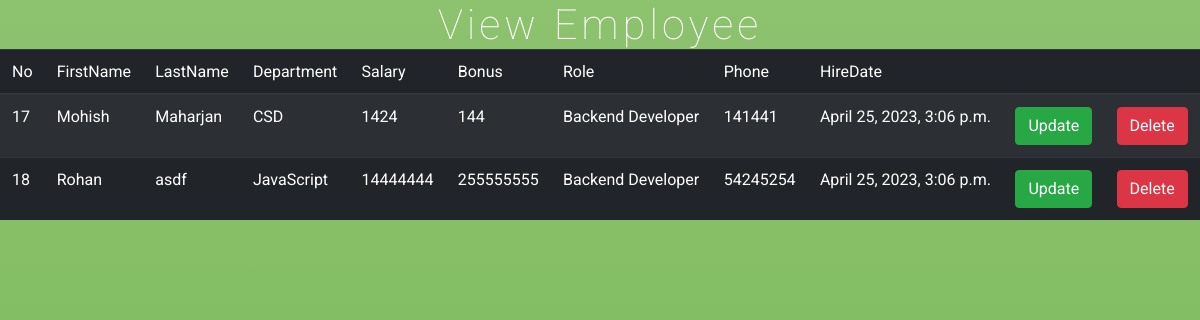
The app's page /read/ (signed in) with its own data.
### EmployeeApp/models.py (models this page shows, shortened)
class Employee(models.Model):
  first_name = models.CharField(max_length=100,null=False)
  last_name = models.CharField(max_length=100)
  dept = models.ForeignKey(Department,on_delete=models.CASCADE)
  salary = models.IntegerField(default=0)
  bonus = models.IntegerField(default=0)
  Role = models.ForeignKey(Role,on_delete=models.CASCADE)
  phone = models.IntegerField(default=0)
  hire_date = models.DateTimeField(default=timezone.now)

class Department(models.Model):
  name = models.CharField(max_length=100,null=False)
  location = models.CharField(max_length=100)
  def __str__(self):
    return self.name

class Role(models.Model):
  name = models.CharField(max_length=100,null=False)
  def __str__(self):
    return self.name

### EmployeeApp/views.py (the view)
# urls.py: path("read/", views.readEmployee,name='viewEmployee'),
@login_required
def readEmployee(request):
  read = Employee.objects.all()
  context ={'read':read}
  return render(request,'EmployeeApp/read.html',context)

### EmployeeApp/templates/EmployeeApp/read.html
{% extends 'main.html' %} {% block content %}
<h1>View Employee</h1>
<table class="table table-striped table-dark">
	<thead>
		<tr>
			<th>No</th>
			<th scope="col">FirstName</th>
			<th scope="col">LastName</th>
			<th scope="col">Department</th>
			<th scope="col">Salary</th>
			<th scope="col">Bonus</th>
			<th scope="col">Role</th>
			<th scope="col">Phone</th>
			<th scope="col">HireDate</th>
			<th></th>
			<th></th>
		</tr>
	</thead>
	<tbody>
		{% for i in read %}
		<tr>
			<td>{{i.id}}</td>
			<td>{{i.first_name}}</td>
			<td>{{i.last_name}}</td>
			<td>{{i.dept}}</td>
			<td>{{i.salary}}</td>
			<td>{{i.bonus}}</td>
			<td>{{i.Role}}</td>
			<td>{{i.phone}}</td>
			<td>{{i.hire_date}}</td>
			<td>
				<a href="{% url 'updateEmployee' i.id %}">
					<button type="button" class="btn btn-success">Update</button>
				</a>
			</td>
			<td>
				<a class="check" href="{% url 'deleteEmployee' i.id %}">
					<button type="button" class="btn btn-danger">Delete</button>
				</a>
			</td>
		</tr>
		{% endfor %}
	</tbody>
</table>
{% endblock content %}

### templates/main.html (shortened to what this page needs)
{% load static %}
<!DOCTYPE html>
<html lang="en">
	<head>
		<link
			href="https://cdn.jsdelivr.net/npm/bootstrap@5.2.3/dist/css/bootstrap.min.css"
			rel="stylesheet"
		/>
		<link
			href="//maxcdn.bootstrapcdn.com/bootstrap/4.0.0/css/bootstrap.min.css"
			rel="stylesheet"
			id="bootstrap-css"
		/>
		<link
			rel="stylesheet"
			href="https://use.fontawesome.com/releases/v5.0.8/css/all.css"
		/>
		<link
			rel="stylesheet"
			href="https://cdn.jsdelivr.net/npm/bootstrap@4.0.0/dist/css/bootstrap.min.css"
		/>
		<link rel="stylesheet" type="text/css" href="{% static 'css/log.css' %}" />
		<link rel="stylesheet" type="text/css" href="{% static 'css/reg.css' %}" />
	</head>
	<body>
		{% block content %} {% endblock content %}
	</body>
</html>

### static/css/log.css (style rules this page uses)
body { background: #76b852; background: rgb(141, 194, 111); background: linear-gradient( 90deg, rgba(141, 194, 111, 1) 0%, rgba(118, 184, 82, 1) 50% ); font-family: 'Roboto', sans-serif; -webkit-font-smoothing: antialiased; -moz-osx-font-smoothing: grayscale; }

### static/css/reg.css (style rules this page uses)
html, body, div, span, applet, object, iframe, h1, h2, h3, h4, h5, h6, p, blockquote, pre, a, abbr, acronym, address, big, cite, code, del, dfn, em, img, ins, kbd, q, s, samp, small, strike, strong, sub, sup, tt, var, b, u, i, dl, dt, dd, ol, nav ul, nav li, fieldset, form, label, legend, table, caption, tbody, tfoot, thead, tr, th, td, article, aside, canvas, details, embed, figure, figcaption, footer, header, hgroup, menu, nav, output, ruby, section, summary, time, mark, audio, video { margin: 0; padding: 0; border: 0; font-size: 100%; font: inherit; vertical-align: baseline; }
table { border-collapse: collapse; border-spacing: 0; }
a { text-decoration: none; }
body { background: #76b852; background: -webkit-linear-gradient(to top, #76b852, #8dc26f); background: -moz-linear-gradient(to top, #76b852, #8dc26f); background: -o-linear-gradient(to top, #76b852, #8dc26f); background: linear-gradient(to top, #76b852, #8dc26f); background-size: cover; background-attachment: fixed; font-family: 'Roboto', sans-serif; }
h1 { font-size: 3em; text-align: center; color: #fff; font-weight: 100; text-transform: capitalize; letter-spacing: 4px; font-family: 'Roboto', sans-serif; }
@media (max-width: 1366px) { h1 { font-size: 2.6em; } }

### records on screen
Employee: id "17", first_name "Mohish", last_name "Maharjan", dept "CSD", salary "1424", bonus "144", Role "Backend Developer", phone "141441", hire_date "April 25, 2023, 3:06 p.m."
Employee: id "18", first_name "Rohan", last_name "asdf", dept "JavaScript", salary "14444444", bonus "255555555", Role "Backend Developer", phone "54245254", hire_date "April 25, 2023, 3:06 p.m."
